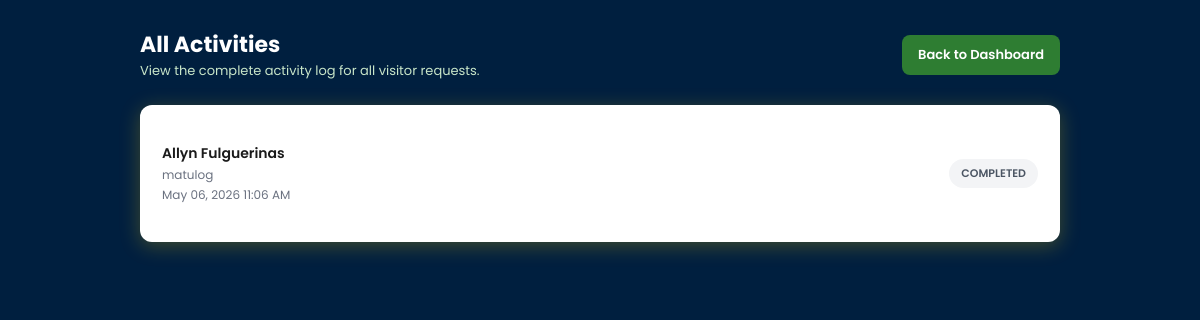
The page /admin_activities.php (signed in) on the database its author committed.
### tables this page shows
CREATE TABLE `visits_log` (
  `id` int(11) NOT NULL,
  `visitor_id` int(11) DEFAULT NULL,
  `approved_by` int(11) DEFAULT NULL,
  `purpose` text DEFAULT NULL,
  `destination` varchar(100) DEFAULT NULL,
  `person_to_visit` varchar(150) DEFAULT NULL,
  `appointment_date` date DEFAULT NULL,
  `status` enum('pending','approved','rejected','completed') DEFAULT 'pending',
  `created_at` timestamp NOT NULL DEFAULT current_timestamp()
);

CREATE TABLE `visitors` (
  `id` int(11) NOT NULL,
  `full_name` varchar(100) DEFAULT NULL,
  `address` text DEFAULT NULL,
  `contact_number` varchar(20) DEFAULT NULL,
  `email` varchar(100) DEFAULT NULL,
  `created_at` timestamp NOT NULL DEFAULT current_timestamp()
);

### admin_activities.php (the view, shortened to what this page needs)
<?php
$host = "localhost";
$db   = "buksuvisitorslogdb";
$user = "root";
$pass = "";
$conn = new mysqli($host, $user, $pass, $db);
$activity_result = $conn->query("\n    SELECT
        v.full_name,
        vl.purpose,
        vl.status,
        vl.created_at
    FROM visits_log vl
    JOIN visitors v ON v.id = vl.visitor_id
    ORDER BY vl.created_at DESC
");
?>
<!DOCTYPE html>
<html lang="en">
<head>
</head>
<body>
  <div class="container">
    <div class="header">
      <div>
        <h1>All Activities</h1>
        <p>View the complete activity log for all visitor requests.</p>
      </div>
      <a href="admin_dashboard.php" class="btn-back">Back to Dashboard</a>
    </div>
    <div class="panel">
      <?php if ($activity_result && $activity_result->num_rows > 0): ?>
        <?php while ($a = $activity_result->fetch_assoc()):
          if ($a['status'] == 'pending')        $badge_class = 'badge-pending';
          elseif ($a['status'] == 'approved')   $badge_class = 'badge-approved';
          elseif ($a['status'] == 'rejected')   $badge_class = 'badge-rejected';
          elseif ($a['status'] == 'completed')  $badge_class = 'badge-completed';
          else                                   $badge_class = '';
        ?>
        <div class="activity-item">
          <div class="activity-info">
            <strong><?php echo htmlspecialchars($a['full_name']); ?></strong>
            <p><?php echo htmlspecialchars($a['purpose']); ?></p>
            <p><?php echo date('M d, Y h:i A', strtotime($a['created_at'])); ?></p>
          </div>
          <span class="badge <?php echo $badge_class; ?>"><?php echo strtoupper($a['status']); ?></span>
        </div>
        <?php endwhile; ?>
      <?php else: ?>
        <p class="empty-state">No activity records found.</p>
      <?php endif; ?>
    </div>
  </div>
</body>
</html>

### admin_activities.php (style rules this page uses)
* { margin: 0; padding: 0; box-sizing: border-box; }
body { font-family: 'Poppins', sans-serif; background-color: #001f3f; color: #1a1a1a; min-height: 100vh; }
.container { max-width: 960px; margin: 0 auto; padding: 28px 20px; }
.header { display: flex; align-items: center; justify-content: space-between; margin-bottom: 24px; }
.header h1 { font-size: 22px; font-weight: 700; color: #fff; }
.header p { font-size: 13px; color: #c8e6c9; }
.btn-back { display: inline-block; padding: 10px 16px; background-color: #2e7d32; color: #fff; border-radius: 8px; text-decoration: none; font-size: 13px; font-weight: 600; }
.panel { background-color: #ffffff; border-radius: 12px; padding: 22px; box-shadow: 0 4px 20px rgba(255, 215, 0, 0.25); }
.activity-item { display: flex; justify-content: space-between; align-items: center; padding: 16px 0; border-bottom: 1px solid #f3f4f6; }
.activity-item:last-child { border-bottom: none; }
.activity-info strong { font-size: 14px; font-weight: 600; color: #1a1a1a; display: block; }
.activity-info p { font-size: 12px; color: #6b7280; margin-top: 2px; }
.badge { font-size: 11px; font-weight: 600; padding: 6px 12px; border-radius: 999px; white-space: nowrap; }
.badge-completed { color: #4b5563; background-color: #f3f4f6; }

### rows shown on the page
visits_log: visitor.full_name "Allyn Fulguerinas", purpose "matulog", created_at "May 06, 2026 11:06 AM", status "COMPLETED"
